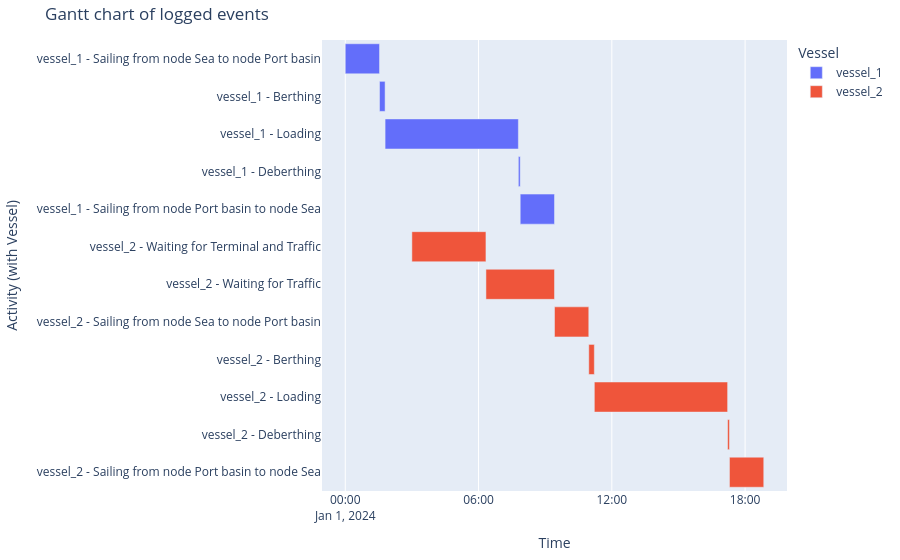

The notebook cell this image was saved under:
### Markdown cell above
###### Vessel processes
And the Gantt chart

### Code cell
df_eventtable = logbook2eventtable([vessel_1, vessel_2])
generate_vessel_gantt_chart(df_eventtable)

### Figure 1 — Plotly figure (JSON) as saved in the notebook; plotly's stock layout.template omitted (floating-point values rounded to 4 significant figures)
{"data": [{"base": ["2024-01-01T00:00:00.000000", "2024-01-01T01:32:36.000000", "2024-01-01T01:47:36.000000", "2024-01-01T07:47:36.000000", "2024-01-01T07:52:36.000000"], "hovertemplate": "object name=vessel_1<br>start time=%{base}<br>stop time=%{x}<br>activity label=%{y}<extra></extra>", "legendgroup": "vessel_1", "marker": {"color": "#636efa", "pattern": {"shape": ""}}, "name": "vessel_1", "orientation": "h", "showlegend": true, "textposition": "auto", "type": "bar", "x": [5556000, 900000, 21600000, 300000, 5555000], "xaxis": "x", "y": ["vessel_1 - Sailing from node Sea to node Port basin", "vessel_1 - Berthing", "vessel_1 - Loading", "vessel_1 - Deberthing", "vessel_1 - Sailing from node Port basin to node Sea"], "yaxis": "y"}, {"base": ["2024-01-01T03:00:00.000000", "2024-01-01T06:20:00.000000", "2024-01-01T09:25:11.000000", "2024-01-01T10:57:47.000000", "2024-01-01T11:12:47.000000", "2024-01-01T17:12:47.000000", "2024-01-01T17:17:47.000000"], "hovertemplate": "object name=vessel_2<br>start time=%{base}<br>stop time=%{x}<br>activity label=%{y}<extra></extra>", "legendgroup": "vessel_2", "marker": {"color": "#EF553B", "pattern": {"shape": ""}}, "name": "vessel_2", "orientation": "h", "showlegend": true, "textposition": "auto", "type": "bar", "x": [12000000, 11111000, 5556000, 900000, 21600000, 300000, 5555000], "xaxis": "x", "y": ["vessel_2 - Waiting for Terminal and Traffic", "vessel_2 - Waiting for Traffic", "vessel_2 - Sailing from node Sea to node Port basin", "vessel_2 - Berthing", "vessel_2 - Loading", "vessel_2 - Deberthing", "vessel_2 - Sailing from node Port basin to node Sea"], "yaxis": "y"}], "layout": {"barmode": "overlay", "legend": {"title": {"text": "Vessel"}, "tracegroupgap": 0}, "margin": {"b": 20, "l": 20, "r": 20, "t": 40}, "title": {"text": "Gantt chart of logged events"}, "xaxis": {"anchor": "y", "domain": [0, 1], "title": {"text": "Time"}, "type": "date"}, "yaxis": {"anchor": "x", "autorange": "reversed", "domain": [0, 1], "title": {"text": "Activity (with Vessel)"}}}}
